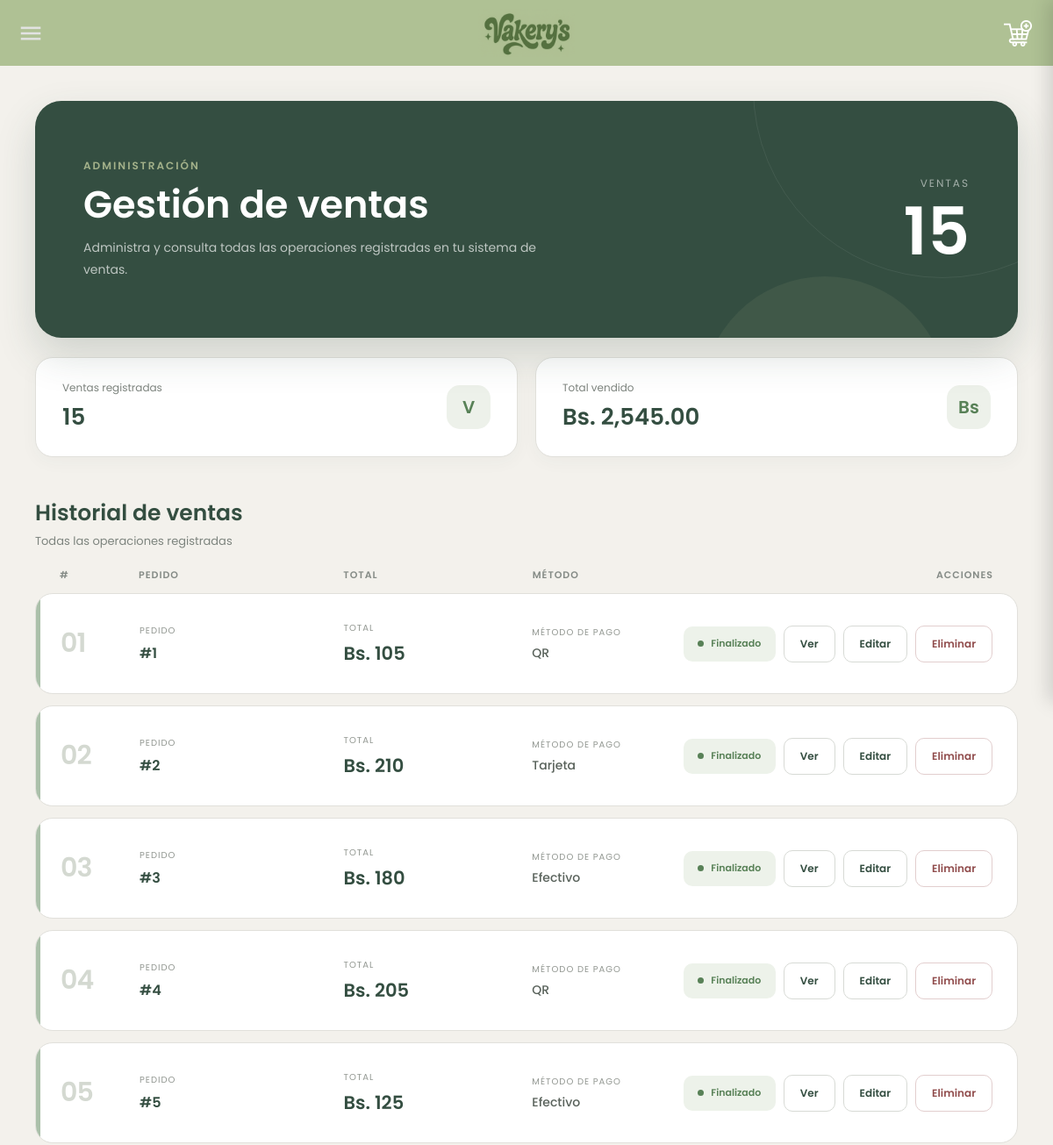
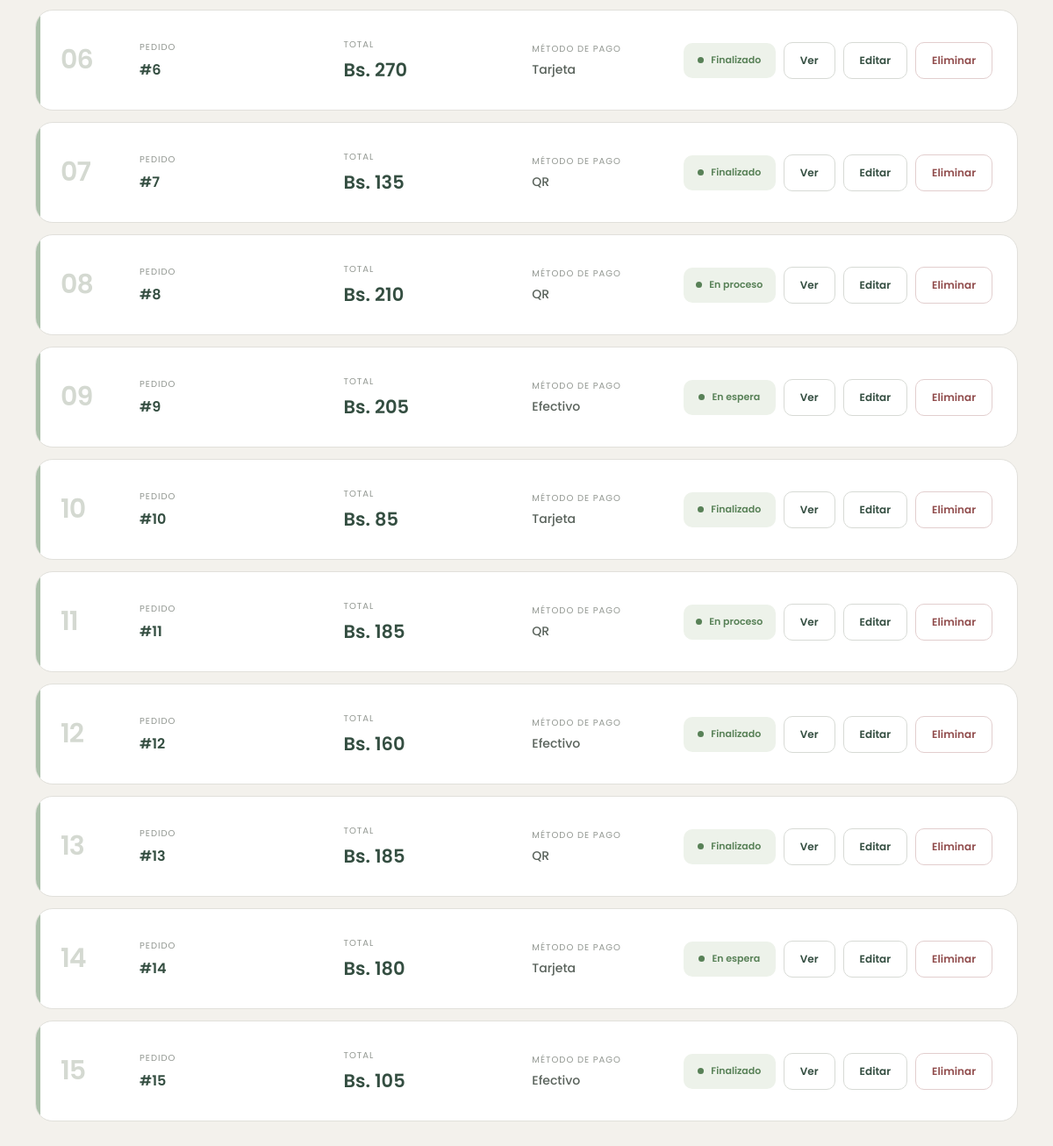
The page /Ventas/leerventa.php on the database its author committed (2 pictures, top to bottom).
### tables this page shows
CREATE TABLE IF NOT EXISTS `ventas` (
  `pedidos_id` INT NOT NULL,
  `costoTotal` INT NULL,
  `Estado` VARCHAR(45) NULL,
  `Metodo` VARCHAR(45) NULL,
  PRIMARY KEY (`pedidos_id`),
  CONSTRAINT `fk_ventas_pedidos1`
    FOREIGN KEY (`pedidos_id`)
    REFERENCES `pedidos` (`id`)
    ON DELETE NO ACTION
    ON UPDATE CASCADE
);

### Ventas/leerventa.php (the view, shortened to what this page needs)
<?php
$servername = "localhost";
$username = "root";
$password = "";
$bdname = "vakerysss";
$conn = new mysqli($servername, $username, $password, $bdname);
$sql = "SELECT * FROM ventas";
$resultado = $conn->query($sql);
$totalVentas = $resultado ? $resultado->num_rows : 0;
$totalDinero = 0;
if ($resultado && $resultado->num_rows > 0) {
    while ($filaTotal = $resultado->fetch_assoc()) {
        $totalDinero += (float)$filaTotal['costoTotal'];
    }
    $resultado = $conn->query($sql);
}
?>
<!DOCTYPE html>
<html lang="es">
<head>
<link rel="stylesheet" href="ventas.css">
</head>
<body>
<div class="dashboard">
    <section class="hero">
        <div class="hero-content">
            <div class="hero-small">
                Administración
            </div>
            <h1>
                Gestión de ventas
            </h1>
            <p>
                Administra y consulta todas las operaciones
                registradas en tu sistema de ventas.
            </p>
        </div>
        <div class="hero-number">
            <span>
                Ventas
            </span>
            <strong>
                <?php echo $totalVentas; ?>
            </strong>
        </div>
    </section>
    <section class="stats">
        <div class="stat">
            <div class="stat-info">
                <span>
                    Ventas registradas
                </span>
                <strong>
                    <?php echo $totalVentas; ?>
                </strong>
            </div>
            <div class="stat-icon">
                V
            </div>
        </div>
        <div class="stat">
            <div class="stat-info">
                <span>
                    Total vendido
                </span>
                <strong>
                    Bs. <?php echo number_format($totalDinero, 2); ?>
                </strong>
            </div>
            <div class="stat-icon">
                Bs
            </div>
        </div>
    </section>
    <section class="ventas-section">
        <div class="section-top">
            <div class="section-title">
                <h2>
                    Historial de ventas
                </h2>
                <p>
                    Todas las operaciones registradas
                </p>
            </div>
        </div>
        <?php if ($resultado && $resultado->num_rows > 0): ?>
            <div class="lista-header">
                <div>
                    #
                </div>
                <div>
                    Pedido
                </div>
                <div>
                    Total
                </div>
                <div>
                    Método
                </div>
                <div style="text-align:right;">
                    Acciones
                </div>
            </div>
            <?php
            $contador = 1;
            while($fila = $resultado->fetch_assoc()):
                $pedidos_id = $fila['pedidos_id'];
                $estado = $fila['Estado'];
                $metodo = $fila['Metodo'];
                $costo = $fila['costoTotal'];
            ?>
                <article class="venta">
                    <div class="numero">
                        <?php echo str_pad($contador,2,"0",STR_PAD_LEFT); ?>
                    </div>
                    <div>
                        <div class="label">
                            Pedido
                        </div>
                        <div class="pedido-id">
                            #<?php echo htmlspecialchars($pedidos_id); ?>
                        </div>
                    </div>
                    <div>
                        <div class="label">
                            Total
                        </div>
                        <div class="monto">
                            Bs. <?php echo htmlspecialchars($costo); ?>
                        </div>
                    </div>
                    <div>
                        <div class="label">
                            Método de pago
                        </div>
                        <div class="metodo">
                            <?php echo htmlspecialchars($metodo); ?>
                        </div>
                    </div>
                    <div class="acciones">
                        <div class="estado">
                            <?php echo htmlspecialchars($estado); ?>
                        </div>
                        <a href="mostrarventa.php?pedidos_id=<?php echo $pedidos_id; ?>">
                            <button class="accion">
                                Ver
                            </button>
                        </a>
                        <a href="actualizarventa.php?pedidos_id=<?php echo $pedidos_id; ?>">
                            <button class="accion">
                                Editar
                            </button>
                        </a>
                        <a href="eliminarventa.php?pedidos_id=<?php echo $pedidos_id; ?>">
                            <button class="accion eliminar">
                                Eliminar
                            </button>
                        </a>
                    </div>
                </article>
            <?php
                $contador++;
            endwhile;
            ?>
        <?php endif; ?>
    </section>
</div>
</body>
</html>

### Ventas/ventas.css (style rules this page uses)
* { margin:0; padding:0; box-sizing:border-box; }
:root { --verde:#344E41; --verde2:#3A5A40; --verde3:#588157; --verde4:#A3B18A; --beige:#DAD7CD; --fondo:#F3F1EC; --blanco:#FFFFFF; --gris:#7D847E; --borde:#E1E0DB; }
body { font-family:'Poppins',sans-serif; background:var(--fondo); color:var(--verde); margin-top:75px; padding:40px; }
.dashboard { max-width:1250px; margin:auto; }
.hero { background:var(--verde); min-height:270px; border-radius:30px; padding:45px 55px; display:flex; justify-content:space-between; align-items:center; position:relative; overflow:hidden; box-shadow: 0 20px 45px rgba(52,78,65,.18); }
.hero::before { content:""; position:absolute; width:430px; height:430px; border-radius:50%; border:1px solid rgba(255,255,255,.07); right:-130px; top:-230px; }
.hero::after { content:""; position:absolute; width:280px; height:280px; border-radius:50%; background:rgba(163,177,138,.10); right:80px; bottom:-210px; }
.hero-content { position:relative; z-index:2; }
.hero-small { color:var(--verde4); font-size:12px; font-weight:600; text-transform:uppercase; letter-spacing:2px; margin-bottom:12px; }
.hero h1 { color:white; font-size:43px; font-weight:600; line-height:1.1; margin-bottom:13px; }
.hero p { color:rgba(255,255,255,.68); font-size:14px; max-width:520px; line-height:1.8; }
.hero-number { position:relative; z-index:2; text-align:right; min-width:190px; }
.hero-number span { display:block; color:rgba(255,255,255,.55); font-size:12px; text-transform:uppercase; letter-spacing:2px; margin-bottom:8px; }
.hero-number strong { color:white; font-size:75px; line-height:1; font-weight:600; }
.stats { display:grid; grid-template-columns:1fr 1fr; gap:20px; margin-top:22px; }
.stat { background:white; border:1px solid var(--borde); border-radius:20px; padding:25px 30px; display:flex; align-items:center; justify-content:space-between; box-shadow: 0 5px 20px rgba(52,78,65,.04); }
.stat-info span { display:block; color:var(--gris); font-size:12px; margin-bottom:5px; }
.stat-info strong { color:var(--verde); font-size:26px; font-weight:600; }
.stat-icon { width:50px; height:50px; border-radius:15px; background:#EDF1EA; display:flex; justify-content:center; align-items:center; color:var(--verde3); font-size:20px; font-weight:600; }
.ventas-section { margin-top:45px; }
.section-top { display:flex; justify-content:space-between; align-items:flex-end; margin-bottom:20px; }
.section-title h2 { color:var(--verde); font-size:25px; font-weight:600; }
.section-title p { color:var(--gris); font-size:13px; margin-top:3px; }
.lista-header { display:grid; grid-template-columns: 90px 1.3fr 1.2fr 1.2fr 310px; align-items:center; padding:0 28px 12px; color:#858B86; font-size:11px; font-weight:600; text-transform:uppercase; letter-spacing:1px; }
.venta { background:white; border:1px solid var(--borde); border-radius:20px; min-height:115px; margin-bottom:13px; padding:22px 28px; display:grid; grid-template-columns: 90px 1.3fr 1.2fr 1.2fr 310px; align-items:center; position:relative; overflow:hidden; transition:.25s; }
.venta::before { content:""; position:absolute; left:0; top:0; bottom:0; width:5px; background:var(--verde3); opacity:.5; transition:.25s; }
.numero { font-size:30px; color:#D4D9D1; font-weight:600; letter-spacing:-1px; }
.label { color:#929791; font-size:10px; text-transform:uppercase; letter-spacing:1px; margin-bottom:5px; }
.pedido-id { color:var(--verde); font-size:16px; font-weight:600; }
.monto { color:var(--verde); font-size:21px; font-weight:600; }
.metodo { color:#59625B; font-size:14px; font-weight:500; }
.acciones { display:flex; align-items:center; justify-content:flex-end; gap:9px; }
.estado { display:flex; align-items:center; justify-content:center; min-width:105px; height:40px; padding:0 14px; border-radius:10px; background:#EDF2EA; color:var(--verde3); font-size:11px; font-weight:600; white-space:nowrap; }
.estado::before { content:""; width:7px; height:7px; border-radius:50%; background:var(--verde3); margin-right:8px; }
.accion { height:42px; padding:0 18px; border-radius:10px; border:1px solid #D7DAD5; background:white; color:var(--verde); font-family:'Poppins',sans-serif; font-size:12px; font-weight:600; cursor:pointer; transition:.2s; white-space:nowrap; }
.accion.eliminar { color:#914D4D; border-color:#E2CECE; }

### headers/headeruser.php (style rules this page uses)
* { margin:0; padding:0; box-sizing:border-box; }
body { font-family:'Raleway',sans-serif; }

### rows shown on the page
ventas: contador "01", pedidos_id "1", costoTotal "105", Metodo "QR", Estado "Finalizado"
ventas: contador "02", pedidos_id "2", costoTotal "210", Metodo "Tarjeta", Estado "Finalizado"
ventas: contador "03", pedidos_id "3", costoTotal "180", Metodo "Efectivo", Estado "Finalizado"
ventas: contador "04", pedidos_id "4", costoTotal "205", Metodo "QR", Estado "Finalizado"
ventas: contador "05", pedidos_id "5", costoTotal "125", Metodo "Efectivo", Estado "Finalizado"
ventas: contador "06", pedidos_id "6", costoTotal "270", Metodo "Tarjeta", Estado "Finalizado"
ventas: contador "07", pedidos_id "7", costoTotal "135", Metodo "QR", Estado "Finalizado"
ventas: contador "08", pedidos_id "8", costoTotal "210", Metodo "QR", Estado "En proceso"
ventas: contador "09", pedidos_id "9", costoTotal "205", Metodo "Efectivo", Estado "En espera"
ventas: contador "10", pedidos_id "10", costoTotal "85", Metodo "Tarjeta", Estado "Finalizado"
ventas: contador "11", pedidos_id "11", costoTotal "185", Metodo "QR", Estado "En proceso"
ventas: contador "12", pedidos_id "12", costoTotal "160", Metodo "Efectivo", Estado "Finalizado"
ventas: contador "13", pedidos_id "13", costoTotal "185", Metodo "QR", Estado "Finalizado"
ventas: contador "14", pedidos_id "14", costoTotal "180", Metodo "Tarjeta", Estado "En espera"
ventas: contador "15", pedidos_id "15", costoTotal "105", Metodo "Efectivo", Estado "Finalizado"

### other values the page prints
$totalVentas "15"
$totalDinero "2,545.00"
